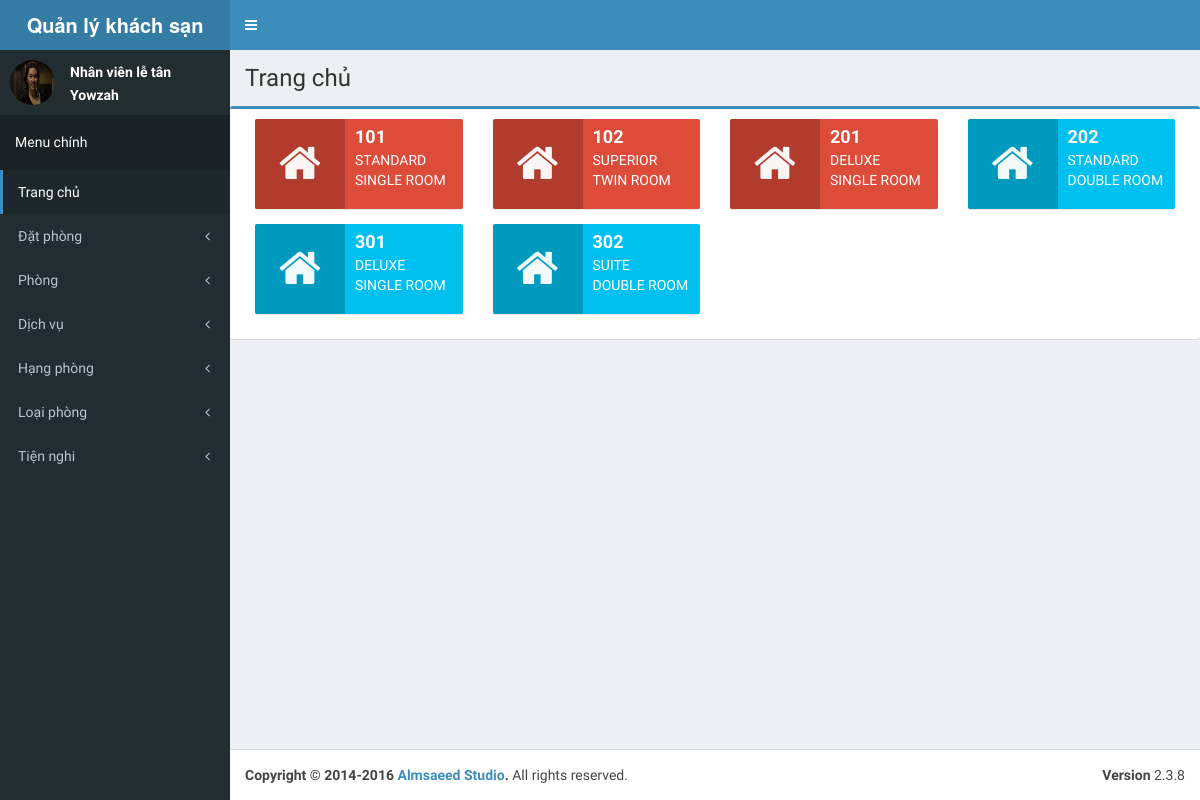
The page /admin/home on the database as committed earlier.
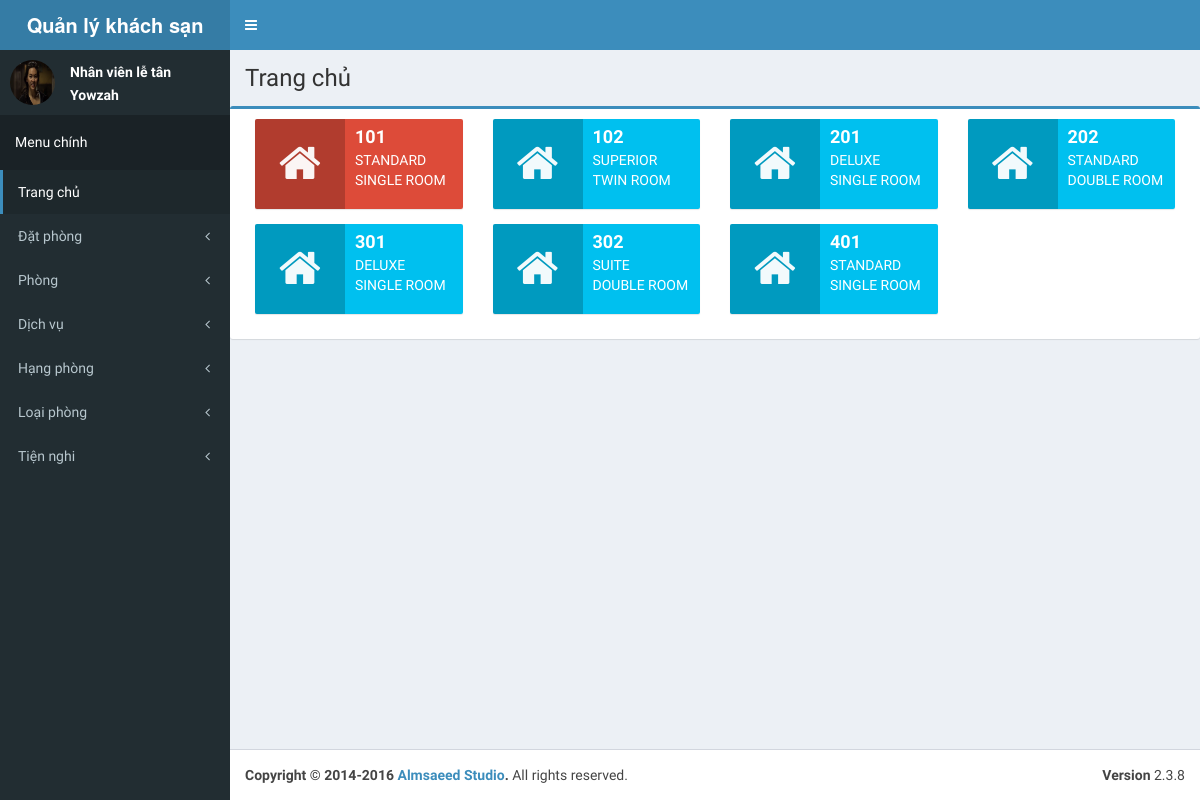
The same page on the database as committed later.
### tables this page shows
CREATE TABLE `room` (
  `room_id` int(11) NOT NULL AUTO_INCREMENT,
  `room` varchar(255) DEFAULT NULL,
  `tel` varchar(255) DEFAULT NULL,
  `rank_id` int(11) DEFAULT NULL,
  `type_id` int(11) DEFAULT NULL,
  `price` int(11) DEFAULT NULL,
  `state` bit(1) DEFAULT NULL,
  PRIMARY KEY (`room_id`),
  KEY `rank_id` (`rank_id`),
  KEY `type_id` (`type_id`),
  CONSTRAINT `room_ibfk_1` FOREIGN KEY (`rank_id`) REFERENCES `rank` (`rank_id`) ON DELETE CASCADE ON UPDATE CASCADE,
  CONSTRAINT `room_ibfk_2` FOREIGN KEY (`type_id`) REFERENCES `type` (`type_id`) ON DELETE CASCADE ON UPDATE CASCADE
);

CREATE TABLE `rank` (
  `rank_id` int(11) NOT NULL AUTO_INCREMENT,
  `rank` varchar(255) DEFAULT NULL,
  PRIMARY KEY (`rank_id`)
);

CREATE TABLE `type` (
  `type_id` int(11) NOT NULL AUTO_INCREMENT,
  `type` varchar(255) DEFAULT NULL,
  PRIMARY KEY (`type_id`)
);

### application/core/MY_Controller.php (called while the page is built, shortened)
<?php defined('BASEPATH') OR exit('No direct script access allowed');
class MY_Controller extends CI_Controller
{
    protected $data = array();
    function __construct()
    {
        $this->data['page_title'] = 'CI_App';
        $this->data['before_head'] = '';
        $this->data['before_body'] = '';
    }
    protected function render($the_view = NULL, $template = 'master')
    {
        if ($template == 'json' || $this->input->is_ajax_request()) {
            header('Content-Type: application/json');
            echo json_encode($this->data);
        } else {
            $this->data['the_view_content'] = (is_null($the_view)) ? '' : $this->load->view($the_view, $this->data, TRUE);;
            $this->load->view('templates/' . $template . '_view', $this->data);
        }
    }
}
class Admin_Controller extends MY_Controller
{
    protected function render($the_view = NULL, $template = 'admin_master')
    {
        parent::render($the_view, $template);
    }
}

### application/controllers/admin/Home.php (called while the page is built, shortened)
<?php defined('BASEPATH') OR exit('No direct script access allowed');
class Home extends Admin_Controller
{
    public function index($page = 1)
    {
        $config['full_tag_open'] = '<ul class="pagination pull-right no-margin">';
        $config['full_tag_close'] = '</ul>';
        $config['first_link'] = 'Trang đầu';
        $config['first_tag_open'] = '<li>';
        $config['first_tag_close'] = '</li>';
        $config['last_link'] = 'Trang cuối';
        $config['last_tag_open'] = '<li>';
        $config['last_tag_close'] = '</li>';
        $config['next_link'] = '&gt;';
        $config['next_tag_open'] = '<li>';
        $config['next_tag_close'] = '</li>';
        $config['prev_link'] = '&lt;';
        $config['total_rows'] = $this->model_room->total();
        $config['per_page'] = 12;
        $total_page = ceil($config['total_rows']/$config['per_page']);
        $page = ($page > $total_page)?$total_page:$page;
        $page = ($page < 1)?1:$page;
        $page = $page - 1;
        $this->data['list_room'] = $this->model_room->get_list(($page*$config['per_page']), $config['per_page']);
        $this->render('admin/home_view');
    }
}

### index.php (called while the page is built, shortened)
<?php
require_once BASEPATH.'core/CodeIgniter.php';

### application/config/config.php (called while the page is built, shortened)
<?php
$config['base_url'] = 'http://localhost:8080/qlks/';
$config['index_page'] = '';
$config['uri_protocol']	= 'REQUEST_URI';
$config['url_suffix'] = '';
$config['language']	= 'english';
$config['charset'] = 'UTF-8';
$config['enable_hooks'] = FALSE;
$config['subclass_prefix'] = 'MY_';
$config['composer_autoload'] = FALSE;
$config['permitted_uri_chars'] = 'a-z 0-9~%.:_\-';
$config['enable_query_strings'] = FALSE;
$config['controller_trigger'] = 'c';
$config['function_trigger'] = 'm';
$config['directory_trigger'] = 'd';
$config['allow_get_array'] = TRUE;
$config['log_threshold'] = 0;
$config['log_path'] = '';
$config['log_file_extension'] = '';
$config['log_file_permissions'] = 0644;
$config['log_date_format'] = 'Y-m-d H:i:s';
$config['error_views_path'] = '';
$config['cache_path'] = '';
$config['cache_query_string'] = FALSE;
$config['encryption_key'] = 'doctor';
$config['sess_driver'] = 'files';
$config['sess_cookie_name'] = 'ci_session';
$config['sess_expiration'] = 7200;
$config['sess_save_path'] = NULL;
$config['sess_match_ip'] = FALSE;
$config['sess_time_to_update'] = 300;
$config['sess_regenerate_destroy'] = FALSE;
$config['cookie_prefix']	= '';
$config['cookie_domain']	= '';
$config['cookie_path']		= '/';
$config['cookie_secure']	= FALSE;
$config['cookie_httponly'] 	= FALSE;
$config['standardize_newlines'] = FALSE;
$config['global_xss_filtering'] = FALSE;
$config['csrf_protection'] = FALSE;
$config['csrf_token_name'] = 'csrf_test_name';
$config['csrf_cookie_name'] = 'csrf_cookie_name';
$config['csrf_expire'] = 7200;
$config['csrf_regenerate'] = TRUE;
$config['csrf_exclude_uris'] = array();
$config['compress_output'] = FALSE;
$config['time_reference'] = 'local';
$config['rewrite_short_tags'] = FALSE;
$config['proxy_ips'] = '';

### application/models/admin/Model_room.php (called while the page is built, shortened)
<?php defined('BASEPATH') OR exit('No direct script access allowed');
class Model_room extends CI_Model
{
    public function get_list($start, $limit)
    {
        return $this->db->select('room_id, room, tel, rank, type, price, state')
            ->from('room')
            ->join('rank', 'room.rank_id = rank.rank_id')
            ->join('type', 'room.type_id = type.type_id')
            ->limit($limit, $start)
            ->order_by('room', 'ASC')
            ->get()->result_array();
    }
}

### application/views/admin/home_view.php (the view, shortened to what the changed rows need)
<div class="row">
    <div class="box box-primary">
        <div class="box-body">
            <?php
            if (isset($list_room) && count($list_room)){
            foreach ($list_room as $key => $val){
            ?>
            <div class="col-md-3 col-sm-6 col-xs-12">
                <?php
                if ($val['state'] == 0){
                ?>
                <div class="info-box bg-aqua">
                    <a href="<?php echo base_url().'admin/room/detail/'.$val['room_id']; ?>" class="custom"><span class="info-box-icon"><i class="fa fa-home"></i></span></a>
                <?php
                }
                else{
                ?>
                    <div class="info-box bg-red">
                        <a href="<?php echo base_url().'admin/room/detail/'.$val['room_id'];?>" class="custom"><span class="info-box-icon"><i class="fa fa-home"></i></span></a>
                <?php
                }
                ?>
                        <div class="info-box-content">
                            <span class="info-box-number"><?php echo $val['room']; ?></span>
                            <span class="info-box-text"><?php echo $val['rank']; ?></span>
                            <span class="info-box-text"><?php echo $val['type']; ?></span>
                        </div>
                    </div>
                </div>
                <?php
                }
                }
                else{
                    echo 'Không có dữ liệu';
                }
                ?>
            </div>
        </div>
    </div>

Rows that differ between the two databases and show on the page:
changed room "SUPERIOR": state "1" → "0" (drawn)
changed room (number 3 of 7 on the later page): state "1" → "0" (drawn)
added room: room "401", rank.rank "STANDARD", type.type "SINGLE ROOM"
